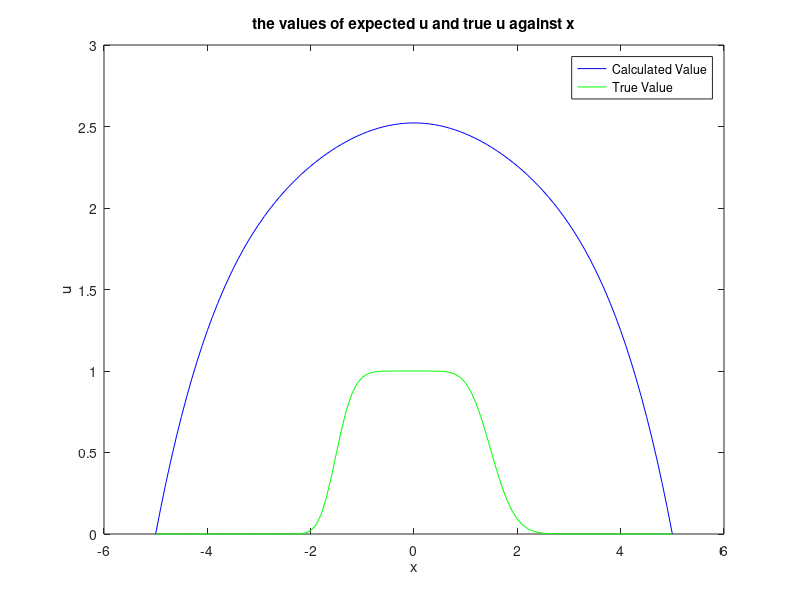

MATLAB code for this plot:
%Nasruddin_Moia_Exercise_11

clc;
clear;


D=1; S=1; L=5; h=0.1; tau=0.001; N=2000;



x=[-L:h:L];


u0=[];

for i=1:length(x)
    if abs(x(i))<1.5
        u0(i)=1;
    else
        u0(i)=0;
    end
end

u=u0;

t=[0];
for i=1:N
    t(i+1)=t(i)+tau;
end



for n=1:N
    u_num=u;
    for i=2:length(x)-1
        if abs(x(i))<=L
            u_num(i)=u(i)+ (tau/h^2) * D * (u(i+1) - u(i)) + (tau/h^2) * D * (u(i-1) - u(i)) + tau*S;
        else
            Z=0;
            u_num(i)=u(i)+ (tau/h^2) * Z * (u(i+1) - u(i)) + (tau/h^2) * Z * (u(i-1) - u(i)) + tau*S;
        end
    end
    u=u_num;
end

figure(1)
plot(x,u,'blue');
hold on



for i=1:length(x)
    
    ut(i)=0.5*(erf((1.5-x(i))/(2*sqrt(D*t(i))))-erf((-1.5-x(i))/(2*sqrt(D*t(i)))));

end

plot(x,ut,'green');
title("the values of expected u and true u against x")
xlabel("x")
ylabel("u")
legend('Calculated Value','True Value')

%Discussion: Since we are not using changing S and D, we can see that the 
%measured graph goes beyond the true value by alot, and the sum of the
%areas underneath both aren't equal, meaning that at small taus, this
%function deviates a lot.

